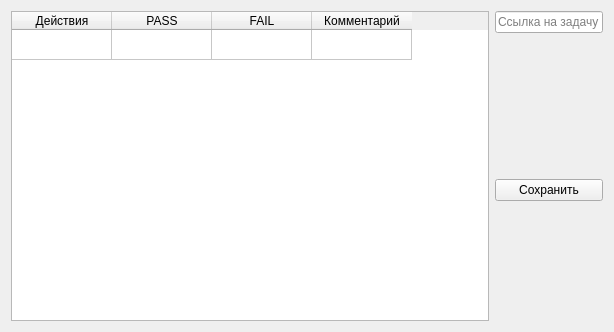
<?xml version="1.0" encoding="UTF-8"?>
<ui version="4.0">
 <class>Form</class>
 <widget class="QWidget" name="Form">
  <property name="geometry">
   <rect>
    <x>0</x>
    <y>0</y>
    <width>614</width>
    <height>332</height>
   </rect>
  </property>
  <property name="windowTitle">
   <string>Form</string>
  </property>
  <layout class="QHBoxLayout" name="horizontalLayout_2">
   <item>
    <layout class="QHBoxLayout" name="horizontalLayout" stretch="5,0">
     <item>
      <widget class="QTableWidget" name="work_table">
       <attribute name="horizontalHeaderVisible">
        <bool>true</bool>
       </attribute>
       <attribute name="verticalHeaderVisible">
        <bool>false</bool>
       </attribute>
       <row>
        <property name="text">
         <string>Новая строка</string>
        </property>
       </row>
       <column>
        <property name="text">
         <string>Действия</string>
        </property>
       </column>
       <column>
        <property name="text">
         <string>PASS</string>
        </property>
       </column>
       <column>
        <property name="text">
         <string>FAIL</string>
        </property>
       </column>
       <column>
        <property name="text">
         <string>Комментарий</string>
        </property>
       </column>
      </widget>
     </item>
     <item>
      <layout class="QVBoxLayout" name="verticalLayout_3" stretch="0,0,0,5,0">
       <item>
        <widget class="QLineEdit" name="link_for_tiket">
         <property name="text">
          <string/>
         </property>
         <property name="placeholderText">
          <string>Ссылка на задачу</string>
         </property>
        </widget>
       </item>
       <item>
        <widget class="QLabel" name="link_label">
         <property name="text">
          <string/>
         </property>
         <property name="openExternalLinks">
          <bool>true</bool>
         </property>
         <property name="textInteractionFlags">
          <set>Qt::LinksAccessibleByKeyboard|Qt::LinksAccessibleByMouse|Qt::TextBrowserInteraction|Qt::TextEditable|Qt::TextEditorInteraction|Qt::TextSelectableByKeyboard|Qt::TextSelectableByMouse</set>
         </property>
        </widget>
       </item>
       <item>
        <spacer name="verticalSpacer_3">
         <property name="orientation">
          <enum>Qt::Vertical</enum>
         </property>
         <property name="sizeHint" stdset="0">
          <size>
           <width>20</width>
           <height>40</height>
          </size>
         </property>
        </spacer>
       </item>
       <item>
        <widget class="QPushButton" name="save_button">
         <property name="text">
          <string>Сохранить</string>
         </property>
        </widget>
       </item>
       <item>
        <spacer name="verticalSpacer">
         <property name="orientation">
          <enum>Qt::Vertical</enum>
         </property>
         <property name="sizeHint" stdset="0">
          <size>
           <width>20</width>
           <height>40</height>
          </size>
         </property>
        </spacer>
       </item>
      </layout>
     </item>
    </layout>
   </item>
  </layout>
 </widget>
 <resources/>
 <connections/>
</ui>
